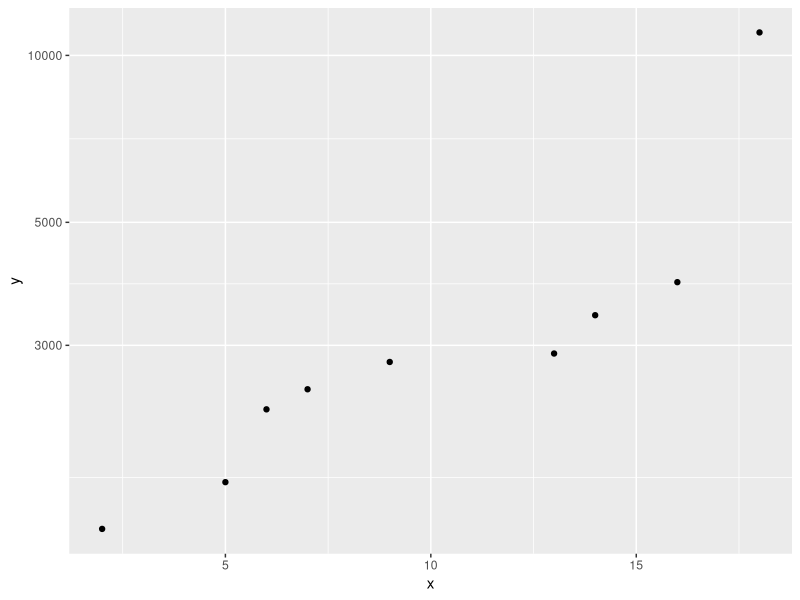

The R source for this figure: (Note: this script raises an error after producing the figure.)
# Example 1: Log Scale Using scale_y_continuous()
library("ggplot2")

df <- data.frame(x=c(2, 5, 6, 7, 9, 13, 14, 16, 18),
                 y=c(1400, 1700, 2300, 2500, 2800, 2900, 3400, 3900, 11000))

# create scatterplot with log scale on y-axis
ggplot(df, aes(x=x, y=y)) + 
  geom_point() + 
  scale_y_continuous(trans="log10")

# Example 2: Log Scale Using coord_trans()
library(("ggplot2"))

# create data frame
df <- data.frame(x=c(2, 5, 6, 7, 9, 13, 14, 16, 18),
                 y=c(1400, 1700, 2300, 2500, 2800, 2900, 3400, 3900, 11000))

# create scatterplot with log scale on y-axis
ggplot(df, aes(x=x, y=y)) + 
  geom_point() + 
  coord_trans(y="log10")

# Example 3: Custom Log Scale Labels
library("ggplot2")
library("scales")

# create data frame
df <- data.frame(x=c(2, 5, 6, 7, 9, 13, 14, 16, 18),
                 y=c(1400, 1700, 2300, 2500, 2800, 2900, 3400, 3900, 11000))

# create scatterplot with log scale on y-axis and custom labels
ggplot(df, aes(x=x, y=y)) + 
  geom_point() + 
  scale_y_continuous(trans="log10",
                     breaks = trans_breaks("log10", function(x) 10^x),
                     labels = trans_format("log10", math_format(10^.x)))
